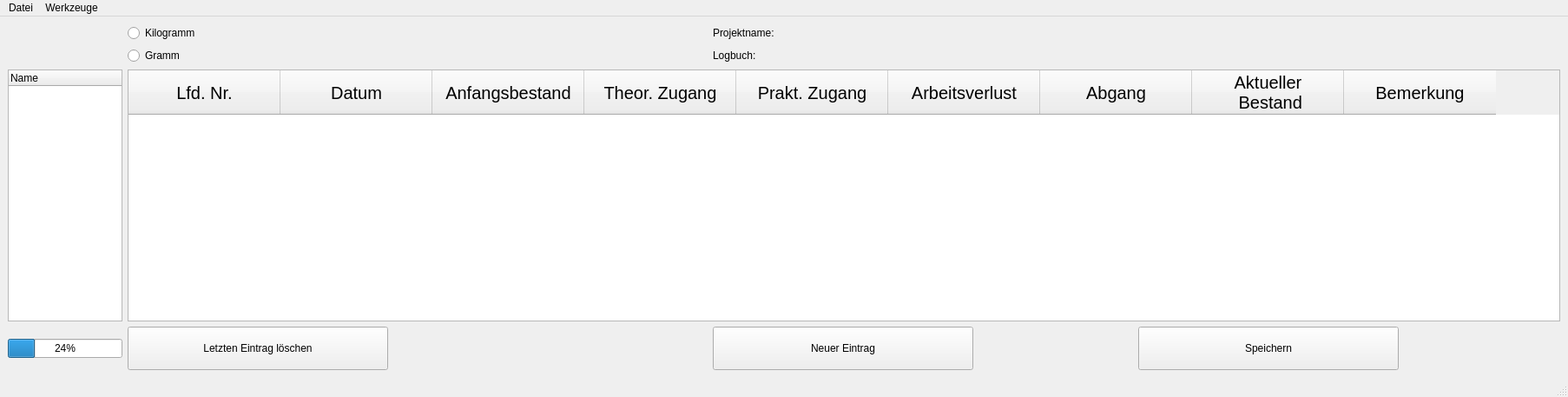
<?xml version="1.0" encoding="UTF-8"?>
<ui version="4.0">
 <class>MainWindow</class>
 <widget class="QMainWindow" name="MainWindow">
  <property name="geometry">
   <rect>
    <x>0</x>
    <y>0</y>
    <width>1806</width>
    <height>457</height>
   </rect>
  </property>
  <property name="minimumSize">
   <size>
    <width>0</width>
    <height>0</height>
   </size>
  </property>
  <property name="windowTitle">
   <string>BtM Buchhalter</string>
  </property>
  <widget class="QWidget" name="centralwidget">
   <property name="enabled">
    <bool>true</bool>
   </property>
   <property name="autoFillBackground">
    <bool>false</bool>
   </property>
   <layout class="QGridLayout" name="gridLayout">
    <item row="4" column="5">
     <widget class="QPushButton" name="pushButton_NeuerEintrag">
      <property name="minimumSize">
       <size>
        <width>200</width>
        <height>50</height>
       </size>
      </property>
      <property name="maximumSize">
       <size>
        <width>300</width>
        <height>16777215</height>
       </size>
      </property>
      <property name="text">
       <string>Neuer Eintrag</string>
      </property>
      <property name="default">
       <bool>false</bool>
      </property>
     </widget>
    </item>
    <item row="4" column="6">
     <widget class="QPushButton" name="pushButton_speicher">
      <property name="minimumSize">
       <size>
        <width>200</width>
        <height>50</height>
       </size>
      </property>
      <property name="maximumSize">
       <size>
        <width>300</width>
        <height>16777215</height>
       </size>
      </property>
      <property name="text">
       <string>Speichern</string>
      </property>
      <property name="autoDefault">
       <bool>true</bool>
      </property>
      <property name="default">
       <bool>false</bool>
      </property>
      <property name="flat">
       <bool>false</bool>
      </property>
     </widget>
    </item>
    <item row="3" column="2">
     <spacer name="horizontalSpacer_2">
      <property name="orientation">
       <enum>Qt::Horizontal</enum>
      </property>
      <property name="sizeHint" stdset="0">
       <size>
        <width>40</width>
        <height>20</height>
       </size>
      </property>
     </spacer>
    </item>
    <item row="3" column="3">
     <spacer name="horizontalSpacer_3">
      <property name="orientation">
       <enum>Qt::Horizontal</enum>
      </property>
      <property name="sizeHint" stdset="0">
       <size>
        <width>40</width>
        <height>20</height>
       </size>
      </property>
     </spacer>
    </item>
    <item row="3" column="4" colspan="3">
     <widget class="QTableWidget" name="tableWidget">
      <property name="sizePolicy">
       <sizepolicy hsizetype="Expanding" vsizetype="Expanding">
        <horstretch>0</horstretch>
        <verstretch>0</verstretch>
       </sizepolicy>
      </property>
      <property name="minimumSize">
       <size>
        <width>1650</width>
        <height>0</height>
       </size>
      </property>
      <property name="alternatingRowColors">
       <bool>false</bool>
      </property>
      <property name="gridStyle">
       <enum>Qt::SolidLine</enum>
      </property>
      <property name="columnCount">
       <number>9</number>
      </property>
      <attribute name="horizontalHeaderMinimumSectionSize">
       <number>175</number>
      </attribute>
      <attribute name="horizontalHeaderDefaultSectionSize">
       <number>175</number>
      </attribute>
      <attribute name="verticalHeaderCascadingSectionResizes">
       <bool>false</bool>
      </attribute>
      <attribute name="verticalHeaderMinimumSectionSize">
       <number>50</number>
      </attribute>
      <attribute name="verticalHeaderDefaultSectionSize">
       <number>50</number>
      </attribute>
      <column>
       <property name="text">
        <string>Lfd. Nr.</string>
       </property>
       <property name="font">
        <font>
         <pointsize>15</pointsize>
        </font>
       </property>
      </column>
      <column>
       <property name="text">
        <string>Datum</string>
       </property>
       <property name="font">
        <font>
         <pointsize>15</pointsize>
        </font>
       </property>
      </column>
      <column>
       <property name="text">
        <string>Anfangsbestand</string>
       </property>
       <property name="font">
        <font>
         <pointsize>15</pointsize>
        </font>
       </property>
      </column>
      <column>
       <property name="text">
        <string>Theor. Zugang</string>
       </property>
       <property name="font">
        <font>
         <pointsize>15</pointsize>
        </font>
       </property>
      </column>
      <column>
       <property name="text">
        <string>Prakt. Zugang</string>
       </property>
       <property name="font">
        <font>
         <pointsize>15</pointsize>
        </font>
       </property>
      </column>
      <column>
       <property name="text">
        <string>Arbeitsverlust</string>
       </property>
       <property name="font">
        <font>
         <pointsize>15</pointsize>
        </font>
       </property>
      </column>
      <column>
       <property name="text">
        <string>Abgang</string>
       </property>
       <property name="font">
        <font>
         <pointsize>15</pointsize>
        </font>
       </property>
      </column>
      <column>
       <property name="text">
        <string>Aktueller 
 Bestand</string>
       </property>
       <property name="font">
        <font>
         <pointsize>15</pointsize>
        </font>
       </property>
      </column>
      <column>
       <property name="text">
        <string>Bemerkung</string>
       </property>
       <property name="font">
        <font>
         <pointsize>15</pointsize>
        </font>
       </property>
      </column>
     </widget>
    </item>
    <item row="2" column="4">
     <widget class="QRadioButton" name="radioButton_gramm">
      <property name="text">
       <string>Gramm</string>
      </property>
     </widget>
    </item>
    <item row="4" column="7">
     <spacer name="horizontalSpacer">
      <property name="orientation">
       <enum>Qt::Horizontal</enum>
      </property>
      <property name="sizeHint" stdset="0">
       <size>
        <width>40</width>
        <height>20</height>
       </size>
      </property>
     </spacer>
    </item>
    <item row="2" column="6">
     <widget class="QLabel" name="label_pfad">
      <property name="text">
       <string/>
      </property>
     </widget>
    </item>
    <item row="4" column="1">
     <widget class="QProgressBar" name="progressBar">
      <property name="value">
       <number>24</number>
      </property>
     </widget>
    </item>
    <item row="2" column="7">
     <spacer name="horizontalSpacer_5">
      <property name="orientation">
       <enum>Qt::Horizontal</enum>
      </property>
      <property name="sizeHint" stdset="0">
       <size>
        <width>40</width>
        <height>20</height>
       </size>
      </property>
     </spacer>
    </item>
    <item row="4" column="4">
     <widget class="QPushButton" name="pushButton_EintragLoeschen">
      <property name="minimumSize">
       <size>
        <width>200</width>
        <height>50</height>
       </size>
      </property>
      <property name="maximumSize">
       <size>
        <width>300</width>
        <height>300</height>
       </size>
      </property>
      <property name="text">
       <string>Letzten Eintrag löschen</string>
      </property>
      <property name="autoDefault">
       <bool>false</bool>
      </property>
      <property name="default">
       <bool>false</bool>
      </property>
     </widget>
    </item>
    <item row="3" column="1">
     <widget class="QTreeWidget" name="treeWidget">
      <column>
       <property name="text">
        <string notr="true">Name</string>
       </property>
      </column>
     </widget>
    </item>
    <item row="1" column="4">
     <widget class="QRadioButton" name="radioButton_kilogramm">
      <property name="text">
       <string>Kilogramm</string>
      </property>
     </widget>
    </item>
    <item row="3" column="0">
     <spacer name="horizontalSpacer_4">
      <property name="orientation">
       <enum>Qt::Horizontal</enum>
      </property>
      <property name="sizeHint" stdset="0">
       <size>
        <width>40</width>
        <height>20</height>
       </size>
      </property>
     </spacer>
    </item>
    <item row="1" column="5">
     <widget class="QLabel" name="ProjektnameLabel">
      <property name="text">
       <string>Projektname:</string>
      </property>
     </widget>
    </item>
    <item row="2" column="5">
     <widget class="QLabel" name="LogbuchLabel">
      <property name="text">
       <string>Logbuch:</string>
      </property>
     </widget>
    </item>
    <item row="1" column="6">
     <widget class="QLabel" name="label_projekt">
      <property name="text">
       <string/>
      </property>
     </widget>
    </item>
    <item row="1" column="7">
     <spacer name="horizontalSpacer_6">
      <property name="orientation">
       <enum>Qt::Horizontal</enum>
      </property>
      <property name="sizeHint" stdset="0">
       <size>
        <width>40</width>
        <height>20</height>
       </size>
      </property>
     </spacer>
    </item>
   </layout>
  </widget>
  <widget class="QMenuBar" name="menubar">
   <property name="geometry">
    <rect>
     <x>0</x>
     <y>0</y>
     <width>1806</width>
     <height>21</height>
    </rect>
   </property>
   <widget class="QMenu" name="menuDatei">
    <property name="title">
     <string>Datei</string>
    </property>
    <addaction name="actionNeues_Projekt"/>
    <addaction name="actionProjekt_ffnen"/>
    <addaction name="separator"/>
    <addaction name="actionNeues_Logbuch"/>
    <addaction name="actionLogbuch_laden"/>
    <addaction name="actionLogbuch_speichen"/>
    <addaction name="actionLogbuch_speichern_unter"/>
   </widget>
   <widget class="QMenu" name="menuWerkzeuge">
    <property name="title">
     <string>Werkzeuge</string>
    </property>
    <addaction name="actionBerechnen"/>
   </widget>
   <addaction name="menuDatei"/>
   <addaction name="menuWerkzeuge"/>
  </widget>
  <widget class="QStatusBar" name="statusBar"/>
  <action name="actionNeues_Projekt">
   <property name="text">
    <string>Neues Projekt</string>
   </property>
   <property name="statusTip">
    <string>Erstellt ein neues Projekt(Ordner)</string>
   </property>
   <property name="whatsThis">
    <string/>
   </property>
   <property name="shortcut">
    <string>Ctrl+Shift+N</string>
   </property>
  </action>
  <action name="actionProjekt_ffnen">
   <property name="text">
    <string>Projekt öffnen</string>
   </property>
   <property name="shortcut">
    <string>Ctrl+Shift+N</string>
   </property>
  </action>
  <action name="actionNeues_Logbuch">
   <property name="text">
    <string>Neues Logbuch</string>
   </property>
   <property name="shortcut">
    <string>Ctrl+N</string>
   </property>
  </action>
  <action name="actionLogbuch_laden">
   <property name="text">
    <string>Logbuch öffnen</string>
   </property>
   <property name="shortcut">
    <string>Ctrl+O</string>
   </property>
  </action>
  <action name="actionLogbuch_speichen">
   <property name="text">
    <string>Logbuch speichen</string>
   </property>
   <property name="shortcut">
    <string>Ctrl+S</string>
   </property>
  </action>
  <action name="actionNeues_Projekt_2">
   <property name="text">
    <string>Neues Projekt</string>
   </property>
  </action>
  <action name="actionLogbuch_speichern_unter">
   <property name="text">
    <string>Logbuch speichern unter</string>
   </property>
  </action>
  <action name="actionBerechnen">
   <property name="text">
    <string>Berechnen</string>
   </property>
   <property name="shortcut">
    <string>F5</string>
   </property>
  </action>
 </widget>
 <resources/>
 <connections/>
</ui>
